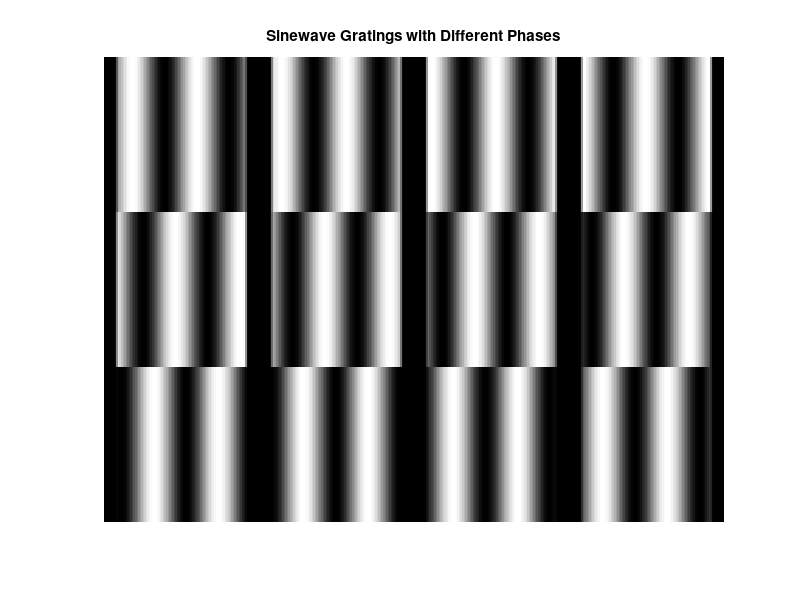

The MATLAB source for this figure:
%Generate a multiframe variable consisting of a series of sinewave gratings having different phases. Display these images 
% as a montage. Border the images with black for separation on the montage plot. Generate 12 frames, but reduce the image to 
% 100 by 100 to save memory.

clc; % Clear the command window
clear; % Clear workspace

% Parameters
N = 100; % Original image size
M = 12;  % Number of frames
Nu_cyc = 2
x   = (1:N)*Nu_cyc/N;

% Initialize the multiframe array
MFW = zeros(N, N, 1, M, 'uint8');

% Generate sinewave gratings with different phases
for j = 1:M
    phase = 2 * pi * (j - 1) / M;
    I_sin = 0.5 * sin(2 * pi * x + phase) + 0.5;
    
    % Add black borders for separation
    I_sin = [zeros(1, 10), I_sin, zeros(1, 10)]; % 10 pixels black border
    
    % Resize to 100x100
    I_resized = imresize(I_sin, [100, 100]);
    
    % Store in the multiframe array
    MFW(:, :, 1, j) = im2uint8(I_resized);
end

% Display the montage with black borders
figure;
montage(MFW);
title('Sinewave Gratings with Different Phases');
